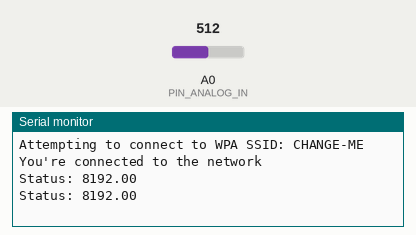
This sketch was run on a simulated Arduino Uno R4 WiFi. Parts: the last lines printed to the serial monitor. Inputs (shaded band) come from the test bench; at power-on: A0 (PIN_ANALOG_IN) = 512 (analog values on the 0–1023 scale). WiFi joins after 1.5 s; servers stay silent unless stated.

Above: at 12.7 s.
12.8 s: A0 (PIN_ANALOG_IN) set to 716
At 13.4 s:
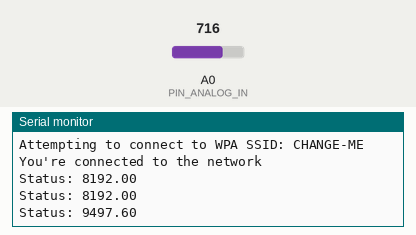
14.3 s: A0 (PIN_ANALOG_IN) set to 900
At 14.9 s:
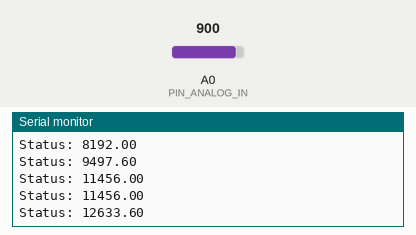
Timing chart, 0 to 17.3 s (numbered marks = the images above; inputs shaded):
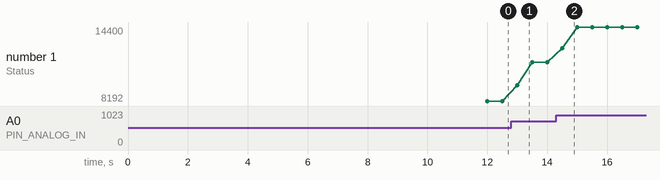

Measured:
- after the input at 12.8 s, the serial monitor: prints a new line after 0.20 s (image 1)
- after the input at 14.3 s, the serial monitor: prints a new line after 0.21 s (image 2)
- plotted number 1: 8192 → 11456 after the input at 12.8 s, 11456 → 14400 after the input at 14.3 s

The sketch:

arduino-r4mqtt-sound.ino
```cpp
#include <ArduinoMqttClient.h>
#include <WiFiS3.h>

#include "arduino_secrets.h"
char ssid[] = SECRET_SSID;
char pass[] = SECRET_PASS;
int status = WL_IDLE_STATUS;

#define PIN_ANALOG_IN A0

WiFiClient wifiClient;
MqttClient mqttClient(wifiClient);

void setup() {

  Serial.begin(9600);
  while (!Serial) {
    ; // wait for serial port to connect. Needed for native USB port only
  }

  analogReadResolution(14); //change to 12-bit resolution
//
  wifiConnect();
//   mqttConnect();
}

void loop() {

  int value = 0;
  float avg = 0.0;
  float values[1000];
  String bucket = "{";


for(int j=0;j<100;j++) {

  // sample for 500ms
  for(int i=1;i<=5;i++) {
    value += analogRead(PIN_ANALOG_IN);
    delay(100);
  }

  avg = value/5.0;

  bucket.concat(avg);
  if(j!=99) {
    bucket.concat(",");
  }


  Serial.print("Status: ");
  Serial.println(avg);

  value = 0;
  avg = 0.0;
}

bucket.concat("}");

Serial.print(bucket);

//wifiConnect();
//delay(5000);
//mqttConnect();

//mqttClient.poll();
//mqttClient.beginMessage(MQTT_TOPIC);
//mqttClient.print(bucket.c_str());
//mqttClient.endMessage();


delay(2000);
//mqttClient.stop();
//WiFi.disconnect();


  // call poll() regularly to allow the library to send MQTT keep alive which
  // avoids being disconnected by the broker
  /*
  mqttClient.poll();


  mqttClient.beginMessage(MQTT_TOPIC);
  mqttClient.print(avg);
  mqttClient.endMessage();
  */

}

void wifiConnect() {

  if (WiFi.status() == WL_NO_MODULE) {
    Serial.println("Communication with WiFi module failed!");
    // don't continue
    while (true);
  }

  String fv = WiFi.firmwareVersion();
  if (fv < WIFI_FIRMWARE_LATEST_VERSION) {
    Serial.println("Please upgrade the firmware");
  }

  while (status != WL_CONNECTED) {
    Serial.print("Attempting to connect to WPA SSID: ");
    Serial.println(ssid);
    // Connect to WPA/WPA2 network:
    status = WiFi.begin(ssid, pass);

    // wait 10 seconds for connection:
    delay(10000);
  }

  Serial.println("You're connected to the network");
}

void mqttConnect() {

  Serial.print("Attempting to connect to the MQTT broker: ");
  Serial.println(MQTT_HOST);

  mqttClient.setUsernamePassword(MQTT_USER, MQTT_PASS);
  if (!mqttClient.connect(MQTT_HOST, MQTT_PORT)) {
    Serial.print("MQTT connection failed! Error code = ");
    Serial.println(mqttClient.connectError());

    while (1);
  }

  Serial.println("You're connected to the MQTT broker!");
}
```

arduino_secrets.h
```cpp
#define SECRET_SSID "CHANGE-ME"
#define SECRET_PASS "CHANGE-ME"

#define MQTT_HOST "10.0.0.1"
#define MQTT_USER "CHANGE-ME"
#define MQTT_PORT 1883
#define MQTT_PASS "CHANGE-ME"
#define MQTT_TOPIC "pixel/arduino/sound"
```
